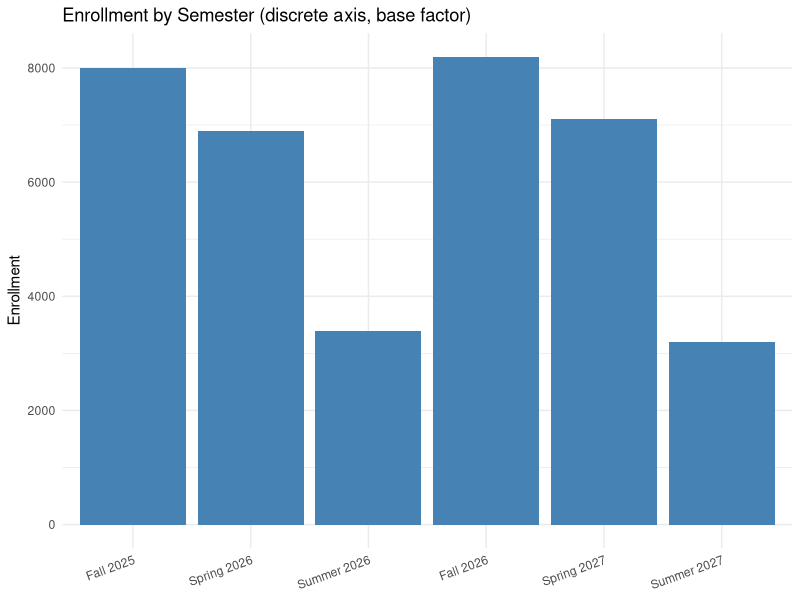
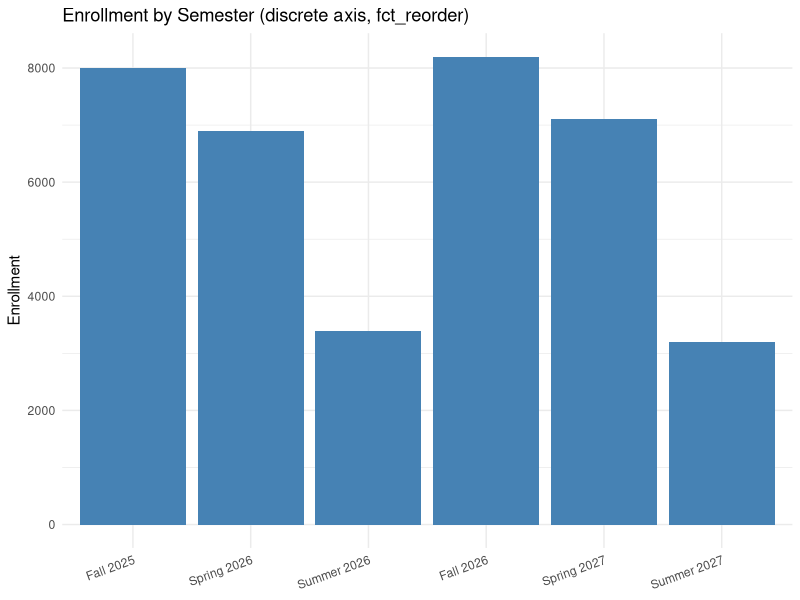
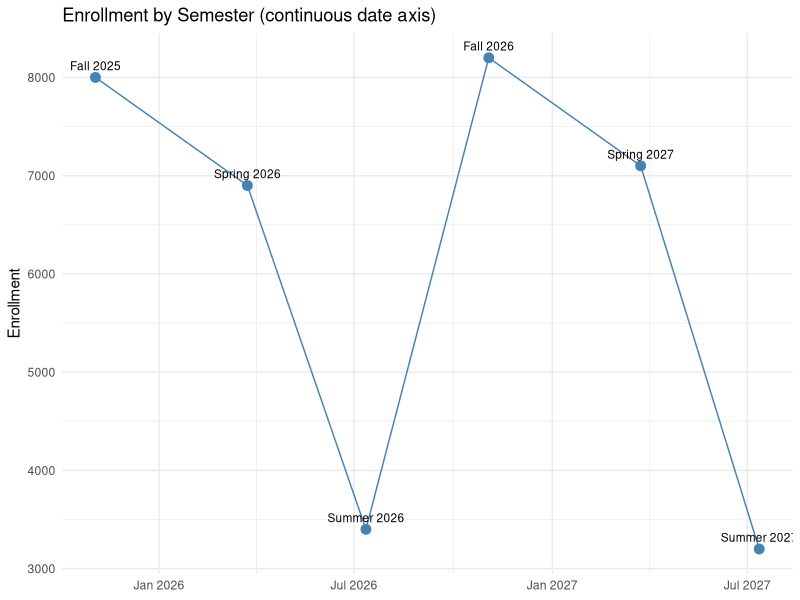
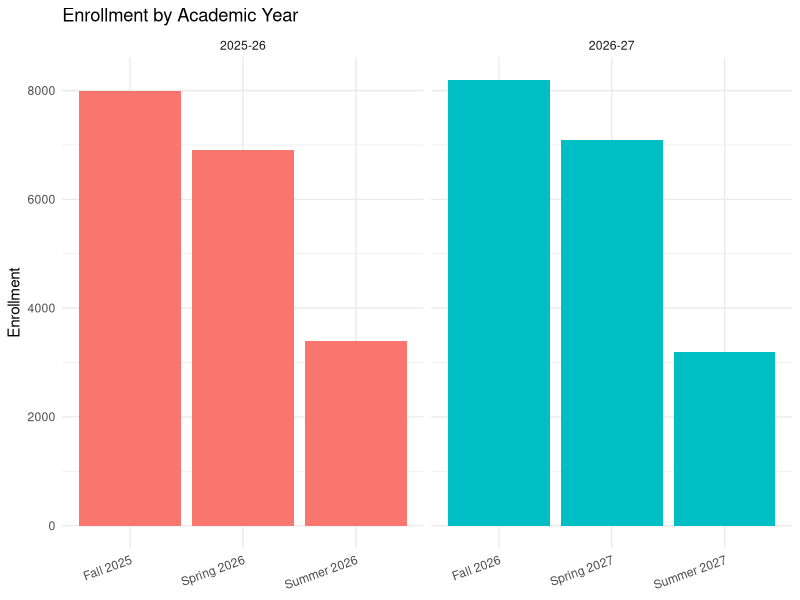

Source code (R) for these figures, in order:
## ---- chunk 1
knitr::opts_chunk$set(
  collapse  = TRUE,
  comment   = "#>",
  fig.width = 9,
  fig.height = 4,
  out.width = "100%"
)
library(dplyr)
library(ggplot2)
library(forcats)
## ---- chunk 2
periods <- data.frame(
  sort_key   = 1:6,
  code       = c("fa25", "sp26", "su26", "fa26", "sp27", "su27"),
  name       = c("Fall 2025", "Spring 2026", "Summer 2026",
                 "Fall 2026", "Spring 2027", "Summer 2027"),
  ay         = c("2025-26", "2025-26", "2025-26",
                 "2026-27", "2026-27", "2026-27"),
  start_date = as.Date(c("2025-08-23", "2026-01-15", "2026-06-01",
                          "2026-08-23", "2027-01-15", "2027-06-01")),
  end_date   = as.Date(c("2026-01-14", "2026-05-31", "2026-08-22",
                          "2027-01-14", "2027-05-31", "2027-08-22")),
  stringsAsFactors = FALSE
)
periods$mid_date <- periods$start_date +
  as.integer(periods$end_date - periods$start_date) %/% 2L

periods
## ---- chunk 3
periods$yyyym  <- c(202508L, 202601L, 202606L, 202608L, 202701L, 202706L)
periods$name_long <- periods$name  # could differ: "Autumn 2026", etc.
## ---- chunk 4
# Typical source data: period codes and a metric
enrollments <- data.frame(
  code       = c("sp27", "fa26", "su26", "fa25", "sp26", "su27"),
  enrollment = c(7100L, 8200L, 3400L, 8000L, 6900L, 3200L),
  stringsAsFactors = FALSE
)
## ---- chunk 5
df <- enrollments |>
  left_join(periods, by = "code") |>
  arrange(sort_key)

df |> select(name, sort_key, enrollment, mid_date)
## ---- chunk 6
df_base <- df |>
  mutate(name_fct = factor(name, levels = unique(name), ordered = TRUE))

ggplot(df_base, aes(x = name_fct, y = enrollment)) +
  geom_col(fill = "steelblue") +
  labs(title = "Enrollment by Semester (discrete axis, base factor)",
       x = NULL, y = "Enrollment") +
  theme_minimal() +
  theme(axis.text.x = element_text(angle = 20, hjust = 1))
## ---- chunk 7
df_fct <- enrollments |>
  left_join(periods, by = "code") |>
  mutate(name_fct = fct_reorder(name, sort_key))

ggplot(df_fct, aes(x = name_fct, y = enrollment)) +
  geom_col(fill = "steelblue") +
  labs(title = "Enrollment by Semester (discrete axis, fct_reorder)",
       x = NULL, y = "Enrollment") +
  theme_minimal() +
  theme(axis.text.x = element_text(angle = 20, hjust = 1))
## ---- chunk 8
ggplot(df, aes(x = mid_date, y = enrollment)) +
  geom_line(color = "steelblue") +
  geom_point(color = "steelblue", size = 3) +
  geom_text(aes(label = name), vjust = -0.8, size = 3) +
  scale_x_date(date_labels = "%b %Y") +
  labs(title = "Enrollment by Semester (continuous date axis)",
       x = NULL, y = "Enrollment") +
  theme_minimal()
## ---- chunk 9
df |>
  group_by(ay) |>
  summarise(total = sum(enrollment), .groups = "drop")
## ---- chunk 10
df |>
  mutate(name_fct = fct_reorder(name, sort_key)) |>
  ggplot(aes(x = name_fct, y = enrollment, fill = ay)) +
  geom_col() +
  facet_wrap(~ay, scales = "free_x") +
  labs(title = "Enrollment by Academic Year",
       x = NULL, y = "Enrollment", fill = "AY") +
  theme_minimal() +
  theme(axis.text.x = element_text(angle = 20, hjust = 1),
        legend.position = "none")
